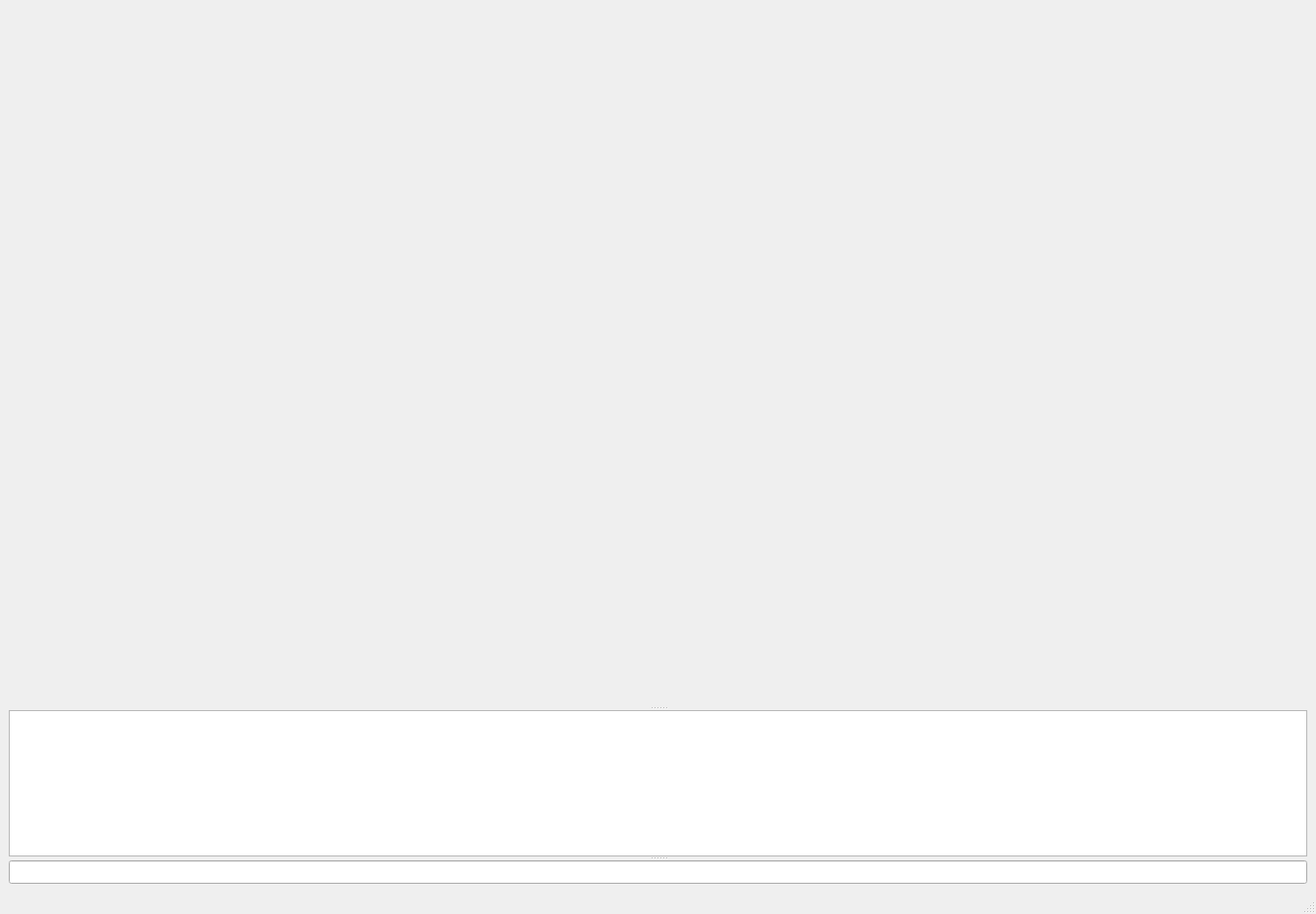
<?xml version="1.0" encoding="UTF-8"?>
<ui version="4.0">
 <class>MainWindow</class>
 <widget class="QMainWindow" name="MainWindow">
  <property name="geometry">
   <rect>
    <x>0</x>
    <y>0</y>
    <width>1349</width>
    <height>937</height>
   </rect>
  </property>
  <property name="windowTitle">
   <string>MainWindow</string>
  </property>
  <widget class="QWidget" name="centralwidget">
   <layout class="QGridLayout" name="gridLayout">
    <item row="0" column="0">
     <widget class="QSplitter" name="splitter">
      <property name="orientation">
       <enum>Qt::Vertical</enum>
      </property>
      <widget class="Scatter" name="widget" native="true">
       <property name="minimumSize">
        <size>
         <width>0</width>
         <height>650</height>
        </size>
       </property>
      </widget>
      <widget class="QPlainTextEdit" name="plainTextEdit_echo">
       <property name="maximumSize">
        <size>
         <width>16777215</width>
         <height>150</height>
        </size>
       </property>
      </widget>
      <widget class="QLineEdit" name="lineEdit_cmd_line">
       <property name="maximumSize">
        <size>
         <width>16777215</width>
         <height>25</height>
        </size>
       </property>
      </widget>
     </widget>
    </item>
   </layout>
  </widget>
  <widget class="QMenuBar" name="menubar">
   <property name="geometry">
    <rect>
     <x>0</x>
     <y>0</y>
     <width>1349</width>
     <height>21</height>
    </rect>
   </property>
  </widget>
  <widget class="QStatusBar" name="statusbar"/>
 </widget>
 <customwidgets>
  <customwidget>
   <class>Scatter</class>
   <extends>QWidget</extends>
   <header>scatter.h</header>
   <container>1</container>
  </customwidget>
 </customwidgets>
 <resources/>
 <connections/>
</ui>
